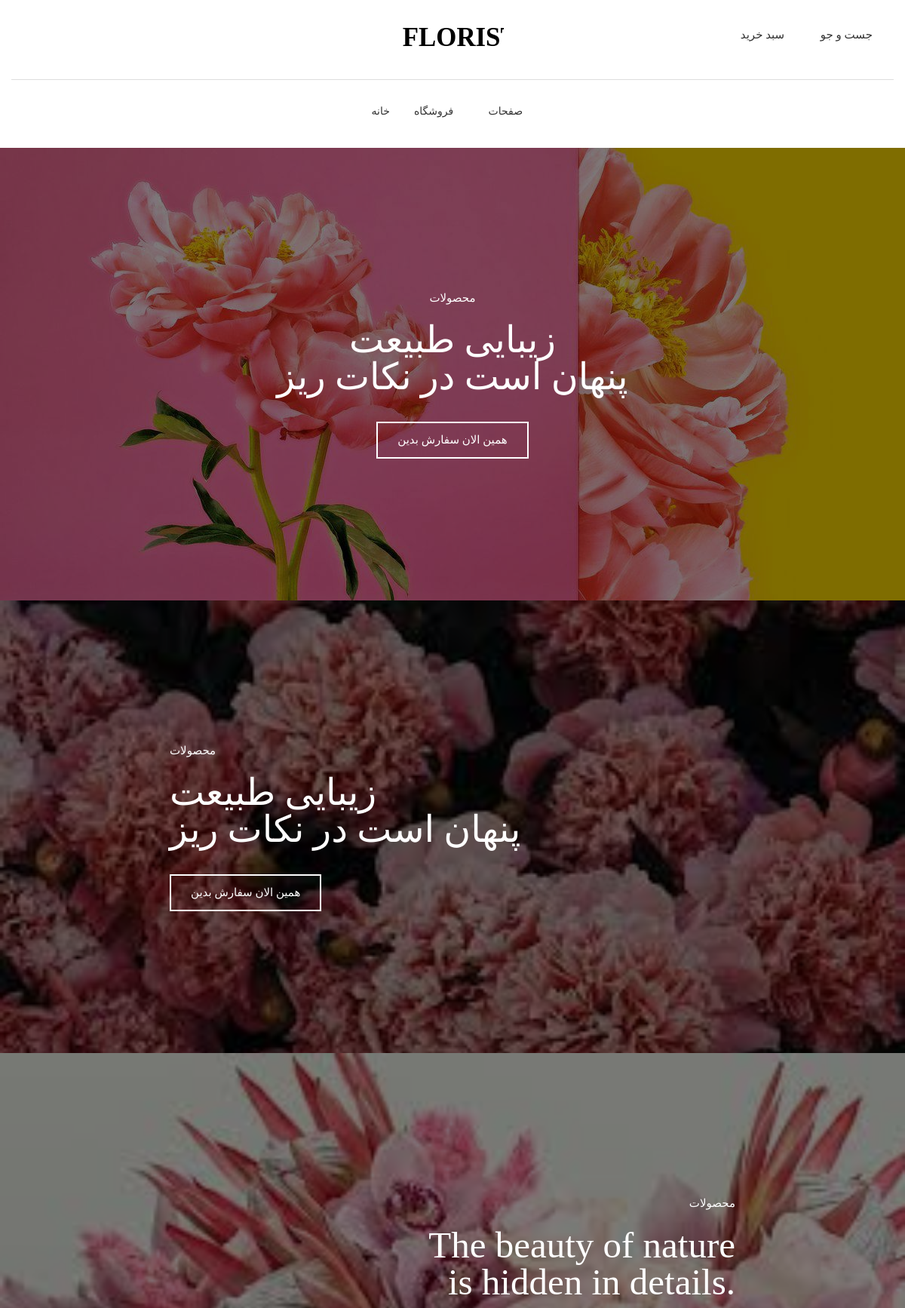
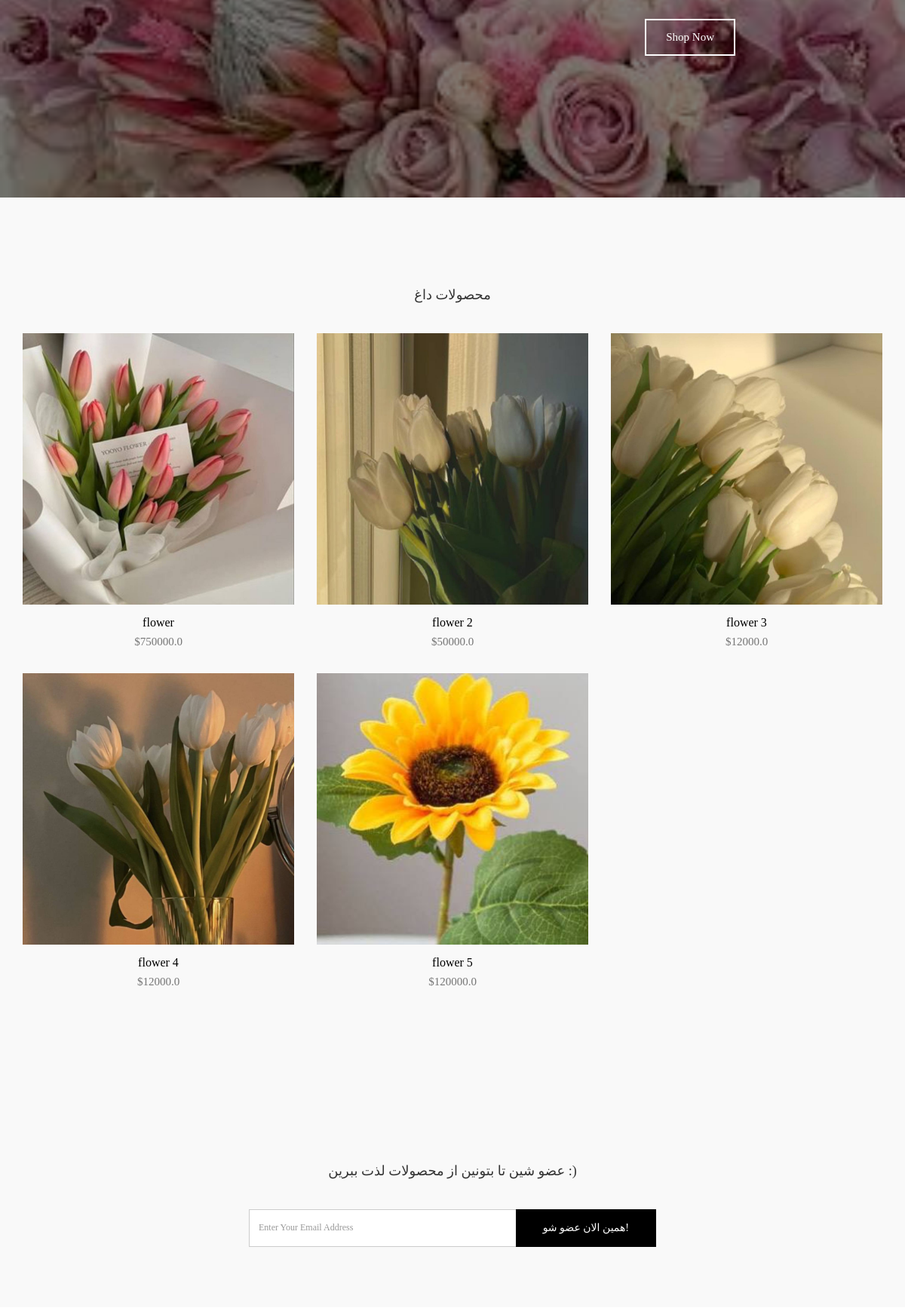
The page / (upper part) on the database its author committed (2 pictures, top to bottom).
### web/models.py (models this page shows, shortened)
class Product(models.Model):
    STATUS = (
    ('y', 'Yes'),
    ('n', 'No'),
    )
    name = models.CharField(max_length=200)
    category = models.ManyToManyField(Category, null=True, blank=True, related_name="product")
    price = models.FloatField()
    image = models.ImageField(upload_to='images/')
    info = models.TextField(default='')
    quantety = models.IntegerField()
    collaction = models.CharField(max_length=200, null=True, blank=True)
    slug = models.SlugField(max_length=80, unique=True)
    trend = models.CharField(max_length=1, choices=STATUS)
    class Meta:
        verbose_name_plural = "محصولات"
        verbose_name = "محصولات"

### web/views.py (the view)
# urls.py: path('', views.index, name="index"),
def index(request):
    product = Product.objects.filter(trend='y')
    category = Category.objects.all()
    if request.user.is_authenticated:
        customer = request.user.customer
        order, created = Order.objects.get_or_create(customer=customer, complete=False)
        items = order.orderitem_set.all()
        cartItem = order.get_cart_items
    else:
        cartItem = ''
        items = []
        order = {
            'get_cart_total':0,
            'cartItems' : cartItem,
        }
    context = {
            'items' : items,
            'order' : order,
            'cartItems' : cartItem,
            'products' : product,
            'categories' : category,
        }
    return render(request, 'index.html', context=context)

### templates/index.html (shortened to what this page needs)
{% load static %}
{% load tags %}
{% block content %}
<!DOCTYPE html>
<html lang="en">
<head>
  <link rel="stylesheet" href="{% static 'plugins/themefisher-font/style.css' %}">
  <link rel="stylesheet" href="{% static 'plugins/bootstrap/css/bootstrap.min.css' %}">
  <link rel="stylesheet" href="{% static 'plugins/animate/animate.css' %}">
  <link rel="stylesheet" href="{% static 'plugins/slick/slick.css' %}">
  <link rel="stylesheet" href="{% static 'plugins/slick/slick-theme.css' %}">
  <link rel="stylesheet" href="{% static 'css/style.css' %}">
</head>
<body id="body">
<section class="top-header">
	<div class="container">
		<div class="row">
			<div class="col-md-4 col-xs-12 col-sm-4">
				<div class="contact-number">
					<i class="tf-ion-ios-telephone"></i>
				</div>
			</div>
			<div class="col-md-4 col-xs-12 col-sm-4">
				<div class="logo text-center">
					<a href="{% url 'web:index' %}">
						<svg width="135px" height="29px" viewBox="0 0 155 29" version="1.1" xmlns="http://www.w3.org/2000/svg"
							xmlns:xlink="http://www.w3.org/1999/xlink">
							<g id="Page-1" stroke="none" stroke-width="1" fill="none" fill-rule="evenodd" font-size="40"
								font-family="AustinBold, Austin" font-weight="bold">
								<g id="Group" transform="translate(-108.000000, -297.000000)" fill="#000000">
									<text id="AVIATO">
										<tspan x="108.94" y="325">FLORIST</tspan>
									</text>
								</g>
							</g>
						</svg>
					</a>
				</div>
			</div>
			<div class="col-md-4 col-xs-12 col-sm-4">
				<ul class="top-menu text-right list-inline">
					<li class="dropdown cart-nav dropdown-slide">
						<a href="#!" class="dropdown-toggle" data-toggle="dropdown" data-hover="dropdown"><i
								class="tf-ion-android-cart"></i>  سبد خرید </a>
					</li>
					<li class="dropdown search dropdown-slide">
						<a href="#!" class="dropdown-toggle" data-toggle="dropdown" data-hover="dropdown"><i
								class="tf-ion-ios-search-strong"></i> جست و جو </a>
					</li>
				</ul>
			</div>
		</div>
	</div>
</section>
<section class="menu">
	<nav class="navbar navigation">
		<div class="container">
			<div id="navbar" class="navbar-collapse collapse text-center">
				<ul class="nav navbar-nav">
					<li class="dropdown ">
						<a href="{% url 'web:index' %}">خانه</a>
					</li>
					<li class="dropdown dropdown-slide">
						<a href="{% url 'web:shop' %}" class="dropdown-toggle" data-toggle="dropdown" data-hover="dropdown" data-delay="350"
							role="button" aria-haspopup="true" aria-expanded="false">فروشگاه <span
								class="tf-ion-ios-arrow-down"></span></a>
					</li>
					<li class="dropdown full-width dropdown-slide">
						<a href="#!" class="dropdown-toggle" data-toggle="dropdown" data-hover="dropdown" data-delay="350"
							role="button" aria-haspopup="true" aria-expanded="false">صفحات <span
								class="tf-ion-ios-arrow-down"></span></a>
					</li>
				</ul>
			</div>
		</div>
	</nav>
</section>
<div class="hero-slider">
  <div class="slider-item th-fullpage hero-area" style="background-image: url({% static "images/backgrounds/background.jpeg" %});">
    <div class="container">
      <div class="row">
        <div class="col-lg-8 text-center">
          <p data-duration-in=".3" data-animation-in="fadeInUp" data-delay-in=".1">محصولات</p>
          <h1 data-duration-in=".3" data-animation-in="fadeInUp" data-delay-in=".5">زیبایی طبیعت <br> پنهان است در نکات ریز</h1>
          <a data-duration-in=".3" data-animation-in="fadeInUp" data-delay-in=".8" class="btn" href="{% url 'web:shop' %}">همین الان سفارش بدین</a>
        </div>
      </div>
    </div>
  </div>
  <div class="slider-item th-fullpage hero-area" style="background-image: url({% static "images/slider/slider-3.jpeg" %});">
    <div class="container">
      <div class="row">
        <div class="col-lg-8 text-left">
          <p data-duration-in=".3" data-animation-in="fadeInUp" data-delay-in=".1">محصولات</p>
          <h1 data-duration-in=".3" data-animation-in="fadeInUp" data-delay-in=".5">زیبایی طبیعت <br> پنهان است در نکات ریز</h1>
          <a data-duration-in=".3" data-animation-in="fadeInUp" data-delay-in=".8" class="btn" href="{% url 'web:shop' %}">همین الان سفارش بدین</a>
        </div>
      </div>
    </div>
  </div>
  <div class="slider-item th-fullpage hero-area" style="background-image: url({% static "images/slider/slider-2.jpeg" %});">
    <div class="container">
      <div class="row">
        <div class="col-lg-8 text-right">
          <p data-duration-in=".3" data-animation-in="fadeInUp" data-delay-in=".1">محصولات</p>
          <h1 data-duration-in=".3" data-animation-in="fadeInUp" data-delay-in=".5">The beauty of nature <br> is hidden in details.</h1>
          <a data-duration-in=".3" data-animation-in="fadeInUp" data-delay-in=".8" class="btn" href="{% url 'web:shop' %}">Shop Now</a>
        </div>
      </div>
    </div>
  </div>
</div>
<section class="products section bg-gray">
	<div class="container">
		<div class="row">
			<div class="title text-center">
				<h2>محصولات داغ</h2>
			</div>
		</div>
		<div class="row">
			{% for product in products %}
			<div class="col-md-4">
				<div class="product-item">
					<div class="product-thumb">
						<img class="img-responsive" src="{{ product.image.url }}" alt="product-img" />
					</div>
					<div class="product-content">
						<h4><a href="{% url 'web:detailproduct' product.slug %}">{{ product.name }}</a></h4>
						<p class="price">${{ product.price }}</p>
					</div>
				</div>
			</div>
			{% endfor %}
		</div>
	</div>
</section>
<section class="call-to-action bg-gray section">
	<div class="container">
		<div class="row">
			<div class="col-md-12 text-center">
				<div class="title">
					<h2>عضو شین تا بتونین از محصولات لذت ببرین :)</h2>
				</div>
				<div class="col-lg-6 col-md-offset-3">
				    <div class="input-group subscription-form">
				      <input type="text" class="form-control" placeholder="Enter Your Email Address">
				      <span class="input-group-btn">
				        <button class="btn btn-main" type="button">همین الان عضو شو!</button>
				      </span>
				    </div>
			  </div>
			</div>
		</div>
	</div>
</section>
	{% endblock %}
  </body>
  </html>

### static/css/style.css (style rules this page uses)
body { line-height: 1.5; font-family: vazir; -webkit-font-smoothing: antialiased; direction: ltr; }
p { font-family: vazir; color: #757575; font-size: 15px; }
h1, h2, h3, h4, h5, h6 { font-family: vazir; }
h1, h2, h3, h4, h5, h6 { font-weight: 400; }
ol, ul { margin: 0; padding: 0; list-style: none; }
a, a:focus, a:hover { text-decoration: none; outline: 0; color: #000; }
input[type="email"], input[type="password"], input[type="text"], input[type="tel"] { border-radius: 0; box-shadow: none; height: 45px; outline: none; font-weight: 200; font-size: 12px; }
.form-control { box-shadow: none; border-radius: 0; }
.btn-main, .btn-solid-border, .btn-transparent, .btn-small { background: #000; color: #fff; display: inline-block; font-size: 11px; padding: 14px 35px; text-transform: uppercase; font-weight: 200; border-radius: 0; }
.bg-gray { background: #f9f9f9; }
.section { padding: 80px 0; }
.title { padding: 20px 0 30px; }
.title h2 { font-size: 18px; text-align: center; text-transform: uppercase; }
.call-to-action .subscription-form input { height: 50px; }
.call-to-action .subscription-form .btn-main, .call-to-action .subscription-form .btn-solid-border, .call-to-action .subscription-form .btn-transparent, .call-to-action .subscription-form .btn-small { font-size: 14px; }
.dropdown-slide { position: static; }
.top-header .container { padding-top: 35px; padding-bottom: 35px; border-bottom: 1px solid #dedede; }
.top-header .contact-number { font-size: 12px; color: #333; }
.top-header .contact-number i { margin-right: 4px; font-size: 18px; vertical-align: middle; }
.top-header .top-menu>li>a { color: #333; font-size: 15px; padding: 0 8px; }
.top-header .top-menu>li>a i { font-size: 16px; margin-right: 2px; vertical-align: middle; }
.top-header .logo a { display: inline-block; }
.navigation { margin-bottom: 0; padding: 10px 0; }
.navigation .navbar-nav>li { position: static; }
.navigation .navbar-nav>li>a { color: #333; font-size: 14px; padding: 20px 15px; text-transform: uppercase; transition: .2s ease-in-out 0s; border: 1px solid transparent; }
.navigation .container { position: relative; }
.navigation .navbar-nav { float: none; display: inline-block; }
.slider-item { text-align: center; background-size: cover; position: relative; z-index: 1; }
.slider-item::after { position: absolute; content: ""; height: 100%; width: 100%; background-color: #000; opacity: .5; z-index: -1; top: 0; left: 0; }
.slider-item .container { position: relative; display: table; max-width: 1170px; height: 100%; }
.slider-item h1 { color: #fff; font-weight: bold; font-size: 60px; }
.slider-item p { color: #fff; }
.hero-slider .slider-item .container { height: 600px; }
.hero-slider .slider-item .container .row { height: 100%; display: flex; align-items: center; justify-content: center; }
.hero-slider .btn { font-size: 15px; font-weight: 400; color: white; font-family: vazir; border-color: white; border-style: solid; border-width: 2px; outline: none; box-shadow: #999999 0px 0px 0px 0px; box-sizing: border-box; padding: 12px 26px; opacity: 1; -webkit-transform: matrix3d(1, 0, 0, 0, 0, 1, 0, 0, 0, 0, 1, 0, 0, 0, 0, 1); transform: matrix3d(1, 0, 0, 0, 0, 1, 0, 0, 0, 0, 1, 0, 0, 0, 0, 1); -webkit-transform-origin: 50% 50% 0px; transform-origin: 50% 50% 0px; border-radius: 0; transition: 0.3s; }
.hero-slider h1 { white-space: normal; font-size: 49px; line-height: 49px; font-weight: 400; color: white; font-family: vazir; margin-bottom: 35px; }
.product-item { margin-bottom: 30px; }
.product-item .product-thumb { position: relative; }
.product-item .product-thumb img { width: 360px; height: 360px; }
.product-item .product-thumb:before { transition: .3s all; opacity: 0; background: rgba(0, 0, 0, 0.6); content: ''; position: absolute; top: 0; right: 0; left: 0; bottom: 0; }
.product-item .product-content { text-align: center; }
.product-item .product-content h4 { font-size: 16px; font-weight: 400; margin-top: 15px; margin-bottom: 6px; }
.product-item .product-content h4 a { color: #000; }

### rows shown on the page
Product: image (picture), name "flower", price "750000.0"
Product: image (picture), name "flower 2", price "50000.0"
Product: image (picture), name "flower 3", price "12000.0"
Product: image (picture), name "flower 4", price "12000.0"
Product: image (picture), name "flower 5", price "120000.0"
